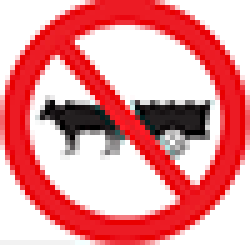
#> input picture learning_set/no_animal_drawn_vehicles/1.png, 50 x 49 px (shown 5 times larger); its folder holds only this picture in this run
$ python TrafficSigns.py   (Python 2 division)   (older library calls are emulated)
#> lines starting #> are read from the running program, lines starting #| are printed output that depends on the picture
import os
import cv2
import numpy as np
from matplotlib import pyplot as plt

IMAGE = ""
CIRCULARIMAGES = ""

#image must be passed from which circles are detected and retruned
def detectCircles(fromImg):
    fromImg = cv2.medianBlur(fromImg, 5)
    circles = cv2.HoughCircles(fromImg, cv2.cv.CV_HOUGH_GRADIENT, 1, 20, param1=50, param2=30, minRadius=0, maxRadius=0)
    circles = np.uint16(np.around(circles))
    return circles

#circular region must be passed with image to get cropped image and returns number of images cropped
def cropCircularImage(circles, fromImg):
    j = 0;

    defaultPath = os.getcwd()
    if not os.path.exists(defaultPath + "\\temp"):
        os.makedirs(defaultPath + "\\temp")
    os.chdir(defaultPath + "\\temp")

    for i in circles[0,:]:
        x = (i[0] - i[2])
        y = (i[1] - i[2])
        h = y + ((i[1] + i[2]) - (i[1] - i[2]))
        w = x + ((i[0] + i[2]) - (i[0] - i[2]))
        cropImg = fromImg[y:h, x:w]
        j = j + 1
        cv2.imwrite('circular' + str(j) + '.png', cropImg)

    os.chdir(defaultPath)
    return j

#retruns number files present in a directory which is passed to function
def numOfFiles(inDirectory):
    path = inDirectory
    path, dirs, files = os.walk(inDirectory).next()
    fileCount = len(files)
    return fileCount

#pass GRAY IMAGE and returns detected edges in an image
def detectEdgeFrom(fromTemplate):
    detectedEdgeTemplate = cv2.Canny(fromTemplate, 50, 200)
    return detectedEdgeTemplate


def compareTemplate(inImage):
    defaultPath = os.getcwd()
    listClassifier = []
    listClassifier = os.listdir(defaultPath + "\\learning_set")
    for classifier in listClassifier:
        count = numOfFiles(defaultPath + "\\learning_set\\" + classifier)
        for i in range(count):
            temp = defaultPath + "\\learning_set\\" + classifier + "\\" + str(i+1) + ".png"
            print temp
            if templateMatch(IMAGE, temp):
                break
            #templateMatch("road2.png", "road2.png")

def templateMatch(inImage, temp):
    img_rgb = cv2.imread(inImage)
    img_rgb = cv2.medianBlur(img_rgb,3)
    img_gray = cv2.cvtColor(img_rgb, cv2.COLOR_BGR2GRAY)
    template = cv2.imread(temp,0)
    template = cv2.medianBlur(template,3)
    w, h = template.shape[::-1]

    res = cv2.matchTemplate(img_gray,template,cv2.TM_CCOEFF_NORMED)
    threshold = 0.8
    loc = np.where( res >= threshold)
    for pt in zip(*loc[::-1]):
        cv2.rectangle(img_rgb, pt, (pt[0] + w, pt[1] + h), (0,0,255), 2)
        print "match found"
        return True
    return False

def detectSign():
    IMAGE = raw_input("ENTER IMAGE: ")
#> the answer given: learning_set/no_animal_drawn_vehicles/1.png
    img = cv2.imread(IMAGE, 0)
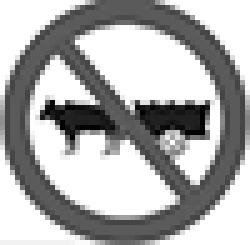
#> img: shape (49, 50) (shown 5 times larger); min 0, max 255, mean 173.2
    c = detectCircles(img)
#> in detectCircles, `fromImg = cv2.medianBlur(fromImg, 5)`:
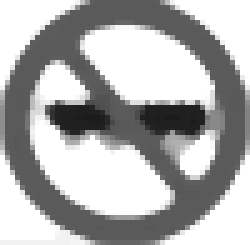
#> fromImg: shape (49, 50) (shown 5 times larger); min 26, max 255, mean 174.3
#> in detectCircles, `circles = cv2.HoughCircles(fromImg, cv2.cv.CV_HOUGH_GRADIENT, 1, 20, p..`: circles = [[24.5, 23.5, 25.1]]
#> in detectCircles, `circles = np.uint16(np.around(circles))`: circles = [[24, 24, 25]]
#> c = [[24, 24, 25]]
    img = cv2.imread(IMAGE)
#> img is the input picture: shape (49, 50, 3); mean B, G, R 151.6, 148.9, 230.1
    numOfFiles = cropCircularImage(c, img)
#> the loop in cropCircularImage, `for i in circles[0,:]:` made 1 pass
#> (i, x, y, h, w, j) on pass 1: ([24, 24, 25], 65535, 65535, 49, 49, 1)
#> after the loop in cropCircularImage, `for i in circles[0,:]:`: j = 1
#> numOfFiles = 1
    defaultPath = os.getcwd()
    for i in range(numOfFiles):
        CIRCULARIMAGES = defaultPath + "\\temp\\circular" + str(i+1) + ".png"
        compareTemplate(CIRCULARIMAGES)

#> (the run stopped early here; a loop or call above may not have finished)

$ run again, on learning_set/no_left_turn/1.png
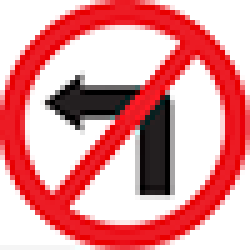
#> input picture learning_set/no_left_turn/1.png, 50 x 50 px (shown 5 times larger)
#> in detectSign, `img = cv2.imread(IMAGE, 0)`:
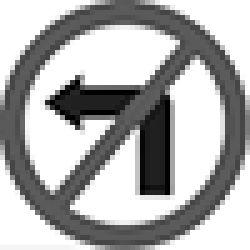
#> img: shape (50, 50) (shown 5 times larger); min 0, max 255, mean 174.1
#> in detectCircles, `fromImg = cv2.medianBlur(fromImg, 5)`:
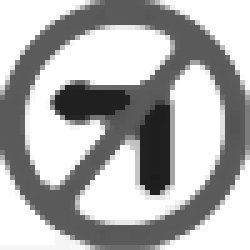
#> fromImg: shape (50, 50) (shown 5 times larger); min 28, max 255, mean 176.3
#> in detectCircles, `circles = cv2.HoughCircles(fromImg, cv2.cv.CV_HOUGH_GRADIENT, 1, 20, p..`: circles = [[24.5, 24.5, 25.2]]
#> in detectCircles, `circles = np.uint16(np.around(circles))`: circles = [[24, 24, 25]]
#> in detectSign, img is the input picture: shape (50, 50, 3); mean B, G, R 154, 151.4, 227.2
#> the loop in cropCircularImage, `for i in circles[0,:]:` made 1 pass
#> (i, x, y, h, w, j) on pass 1: ([24, 24, 25], 65535, 65535, 49, 49, 1)
#> after the loop in cropCircularImage, `for i in circles[0,:]:`: j = 1

$ run again, on learning_set/no_overtaking/1.png
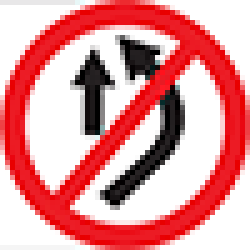
#> input picture learning_set/no_overtaking/1.png, 50 x 50 px (shown 5 times larger)
#> in detectSign, `img = cv2.imread(IMAGE, 0)`:
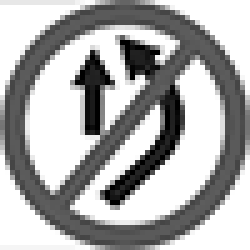
#> img: shape (50, 50) (shown 5 times larger); min 0, max 255, mean 172.4
#> in detectCircles, `fromImg = cv2.medianBlur(fromImg, 5)`:
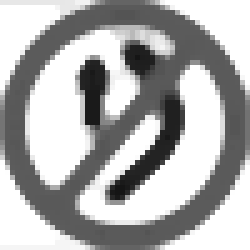
#> fromImg: shape (50, 50) (shown 5 times larger); min 21, max 255, mean 174.7
#> in detectCircles, `circles = cv2.HoughCircles(fromImg, cv2.cv.CV_HOUGH_GRADIENT, 1, 20, p..`: circles = [[24.5, 24.5, 25.1]]
#> in detectCircles, `circles = np.uint16(np.around(circles))`: circles = [[24, 24, 25]]
#> in detectSign, img is the input picture: shape (50, 50, 3); mean B, G, R 152.1, 149.7, 225.5
#> the loop in cropCircularImage, `for i in circles[0,:]:` made 1 pass
#> (i, x, y, h, w, j) on pass 1: ([24, 24, 25], 65535, 65535, 49, 49, 1)
#> after the loop in cropCircularImage, `for i in circles[0,:]:`: j = 1
